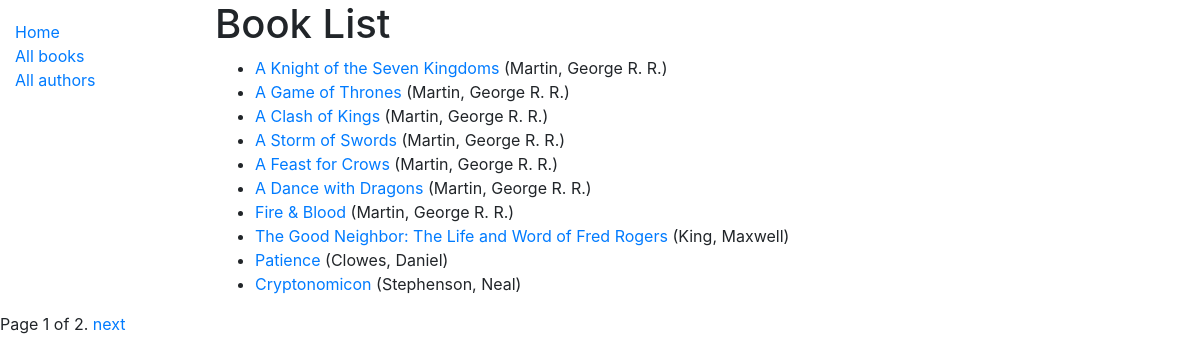
/catalog/books/, run on an earlier commit of the app's database.
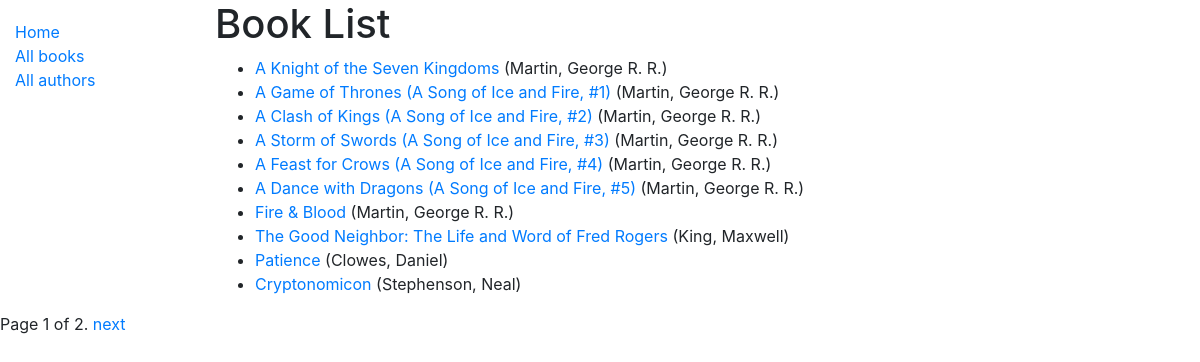
And on a later commit of the database.
### catalog/models.py (models this page shows, shortened)
class Book(models.Model):
    title = models.CharField(max_length=200)
    author = models.ForeignKey('Author', on_delete=models.SET_NULL, null=True)
    summary = models.TextField(max_length=1000, help_text='Enter a brief description of the book')
    isbn = models.CharField('ISBN', max_length=13, help_text='13 Character <a href="https://www.isbn-international.org/content/what-isbn">ISBN number</a>')
    genre = models.ManyToManyField(Genre, help_text='Select a genre for this book')
    language = models.ForeignKey('Language', on_delete=models.SET_NULL, null=True)
    def display_genre(self):
        """
        Create a string for the Genre. This is required to display genre in Admin.
        """
        return ', '.join(genre.name for genre in self.genre.all()[:3])
    display_genre.short_description = 'Genre'
    def get_absolute_url(self):
        return reverse('book-detail', args=[str(self.id)])

class Author(models.Model):
    first_name = models.CharField(max_length=100)
    last_name = models.CharField(max_length=100)
    date_of_birth = models.DateField(null=True, blank=True)
    date_of_death = models.DateField('Died', null=True, blank=True)
    class Meta:
        ordering = ['last_name', 'first_name']
    def __str__(self):
        return f'{self.last_name}, {self.first_name}'

### catalog/views.py (the view)
# urls.py: path('books/', views.BookListView.as_view(), name='books'),
class BookListView(generic.ListView):
    model = Book
    paginate_by = 10

### catalog/templates/catalog/book_list.html
{% extends "base_generic.html" %}
{% block content %}
    <h1>Book List</h1>
    {% if book_list %}
    <ul>
        {% for book in book_list %}
            <li>
                <a href="{{ book.get_absolute_url }}">{{ book.title }}</a> ({{book.author}})
            </li>
        {% endfor %}
    </ul>
    {% else %}
        <p>There are no books in the library.</p>
    {% endif %}
{% endblock %}

What changed in the data, as far as the page shows it:
changed Book: title "A Game of Thrones" → "A Game of Thrones (A Song of Ice and Fire, #1)"
changed Book: title "A Clash of Kings" → "A Clash of Kings (A Song of Ice and Fire, #2)"
changed Book: title "A Storm of Swords" → "A Storm of Swords (A Song of Ice and Fire, #3)"
changed Book: title "A Feast for Crows" → "A Feast for Crows (A Song of Ice and Fire, #4)"
changed Book: title "A Dance with Dragons" → "A Dance with Dragons (A Song of Ice and Fire, #5)"
